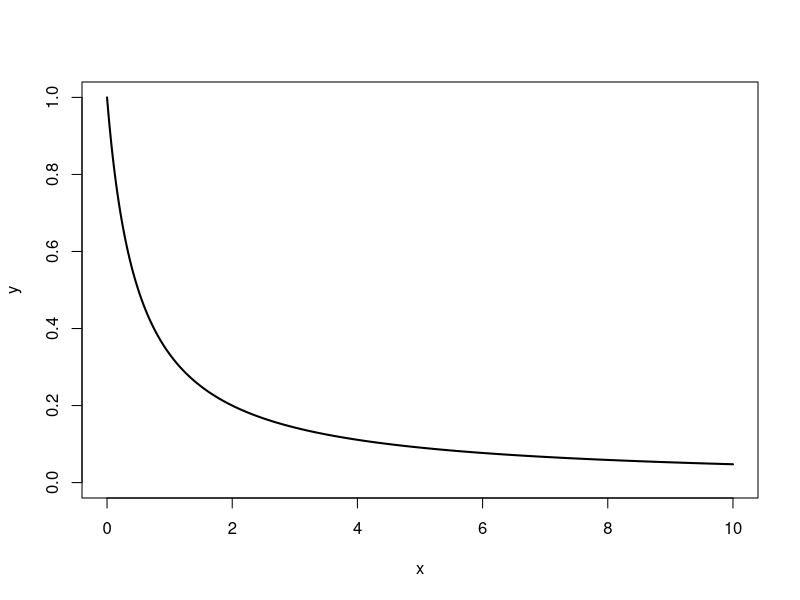
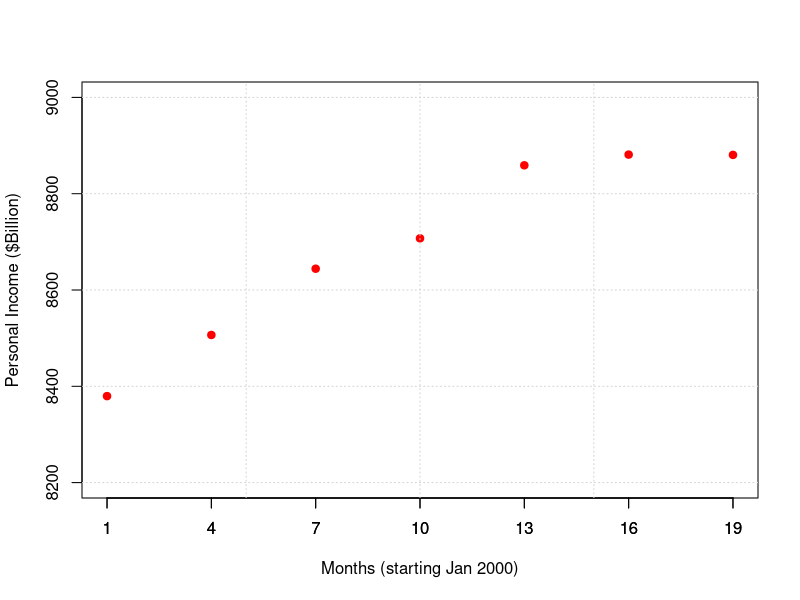
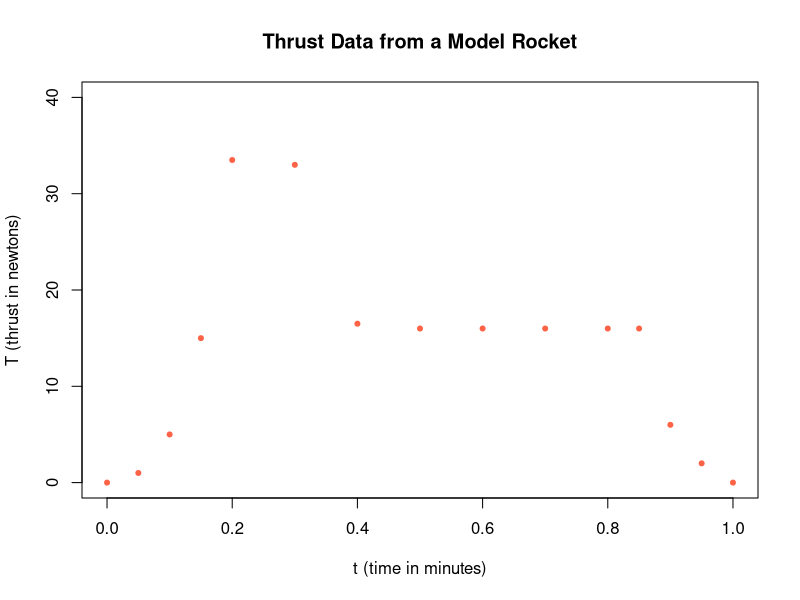

Source code (R) for these figures, in order:
## ---- chunk 1
library(pracma)
## ---- chunk 2
f <- function(x){1/(1 + 2*x)}
a <- 0
b <- 10
xx <- seq(a, b, length = 1000)
yf <- f(xx)
plot(xx, yf, type = 'l', xlab = "x", ylab = "y", xlim = c(a,b), ylim = c(0,1), col = 'black', lwd = 2)
## ---- chunk 3
# Source: U.S. Bureau of Economic Analysis, NIPA Table 2.1.
# Data is given quarterly: use splines to estimate monthly
#http://chamberlaineconomics.com/2010/01/20/how-economists-convert-quarterly-data-into-monthly-cubic-spline-interpolation/
# Personal Income  ($Billions)
PI <- c(8379.6,8506.6 ,8644.2 ,8707.3 ,8859.0 ,8881.2 ,8880.6)
Quarters <- seq(1, 3*length(PI), by = 3)
plot(Quarters, PI, ylim = c(8200,9000), pch = 19, col = "red", ylab = "Personal Income ($Billion)", xlab = "Months (starting Jan 2000)", xaxp = c(1,19,6))
axis(1, at = seq(1, 3*length(PI), by = 3))
grid()
## ---- chunk 4
# Thrust T vs. time t of a model rocket
t <- c(0., 0.05, 0.1, 0.15, 0.2, 0.3, 0.4, 0.5, 0.6, 0.7, 0.8, 0.85, 0.9,0.95, 1.);
T <- c(0., 1., 5., 15., 33.5, 33., 16.5, 16., 16., 16., 16., 16., 6., 2.,0.)
plot(t, T, pch = 20, col= "tomato", xlab = "t (time in minutes)", ylab="T (thrust in newtons)", main = "Thrust Data from a Model Rocket", ylim=c(0,40))
